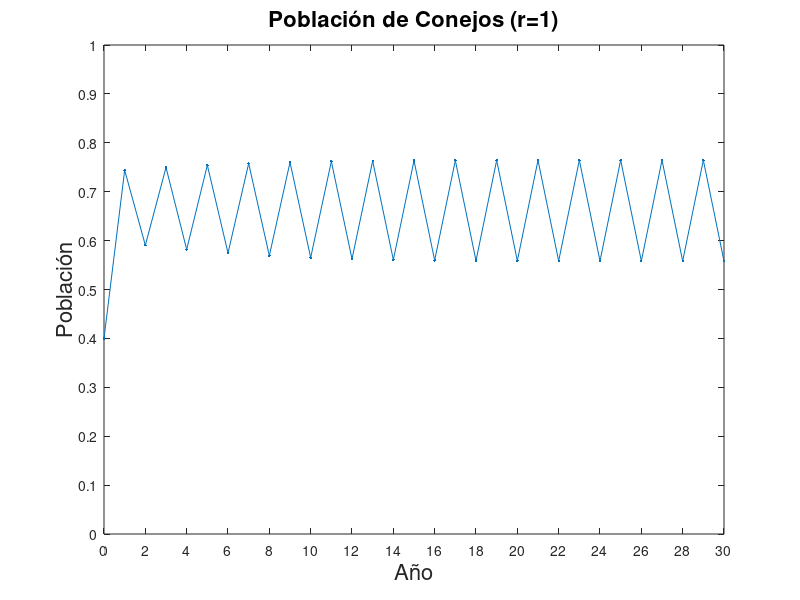

MATLAB code for this plot:
clear all; close all; clc;

r = 3.1;
x0 = 0.4;

%creacion de vectores
anios = [0];
poblacion = [x0];

%generacion de datos
for anio = 1:30
  %agregar anio al vector de anios
  anios = [anios anio];
  %calcular la población del anio siguiente
  x1 = r*x0*(1-x0);
  %agregar la poblacion del anio siguiente al vector de poblacion
  poblacion = [poblacion x1];
  %hacer la poblacion del anio siguiente la nueva poblacion inicial
  x0 = x1;
endfor

fprintf("Valor de r: %d \n", r);
for anio = 1:30
  fprintf("anio: %d \t poblacion: %d\n", anios(anio), poblacion(anio));
endfor


plot(anios, poblacion, 'Marker', '.');
axis([0 30 0 1]);
a = gca();
set(a, 'xtick', 0:2:30);
set(a, 'ytick', 0:0.1:1);
xlabel('Año', 'FontSize', 16);
ylabel('Población', 'FontSize', 16);
title('Población de Conejos (r=1)', 'FontSize', 16);
